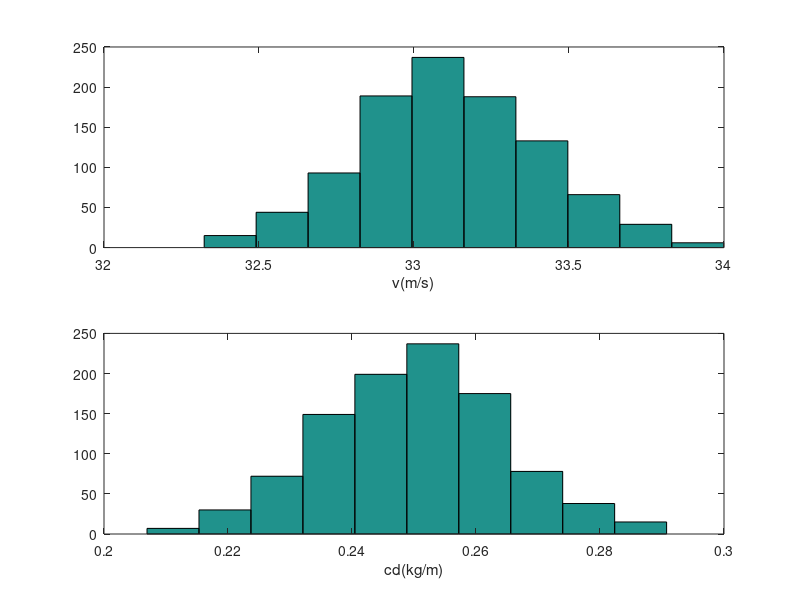

Recreate this plot in MATLAB.
format short g
n = 1000; t=4; m = 68.1; g = 9.81; cd = 0.25; stdev = 0.01443; 
r = randn(n, 1);
cdrand = cd + stdev*r;
meancd = mean(cdrand), stdevcd = std(cdrand)
cvcd = stdevcd/meancd*100.
subplot(2, 1, 2)
hist(cdrand)
xlabel('cd(kg/m)')

vrand = sqrt(g*m./cdrand).*tanh(sqrt(g*cdrand/m)*t);
meanv = mean(vrand)
stdevv = std(vrand)
cvv = stdevv*100.
subplot(2, 1, 1)
hist(vrand),
xlabel('v(m/s)')
